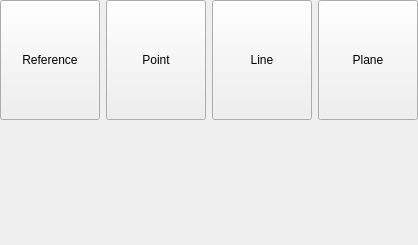
<?xml version="1.0" encoding="UTF-8"?>
<ui version="4.0">
 <class>qSlicerLORModelWidget</class>
 <widget class="qSlicerWidget" name="qSlicerLORModelWidget">
  <property name="geometry">
   <rect>
    <x>0</x>
    <y>0</y>
    <width>418</width>
    <height>245</height>
   </rect>
  </property>
  <property name="sizePolicy">
   <sizepolicy hsizetype="Expanding" vsizetype="Expanding">
    <horstretch>0</horstretch>
    <verstretch>0</verstretch>
   </sizepolicy>
  </property>
  <property name="windowTitle">
   <string>Form</string>
  </property>
  <layout class="QVBoxLayout" name="verticalLayout">
   <property name="margin">
    <number>0</number>
   </property>
   <item>
    <layout class="QHBoxLayout" name="ModelLayout">
     <item>
      <widget class="QPushButton" name="ReferenceButton">
       <property name="sizePolicy">
        <sizepolicy hsizetype="Expanding" vsizetype="Expanding">
         <horstretch>0</horstretch>
         <verstretch>0</verstretch>
        </sizepolicy>
       </property>
       <property name="text">
        <string>Reference</string>
       </property>
       <property name="checkable">
        <bool>true</bool>
       </property>
      </widget>
     </item>
     <item>
      <widget class="QPushButton" name="PointButton">
       <property name="sizePolicy">
        <sizepolicy hsizetype="Expanding" vsizetype="Expanding">
         <horstretch>0</horstretch>
         <verstretch>0</verstretch>
        </sizepolicy>
       </property>
       <property name="text">
        <string>Point</string>
       </property>
       <property name="checkable">
        <bool>true</bool>
       </property>
      </widget>
     </item>
     <item>
      <widget class="QPushButton" name="LineButton">
       <property name="sizePolicy">
        <sizepolicy hsizetype="Expanding" vsizetype="Expanding">
         <horstretch>0</horstretch>
         <verstretch>0</verstretch>
        </sizepolicy>
       </property>
       <property name="text">
        <string>Line</string>
       </property>
       <property name="checkable">
        <bool>true</bool>
       </property>
      </widget>
     </item>
     <item>
      <widget class="QPushButton" name="PlaneButton">
       <property name="sizePolicy">
        <sizepolicy hsizetype="Expanding" vsizetype="Expanding">
         <horstretch>0</horstretch>
         <verstretch>0</verstretch>
        </sizepolicy>
       </property>
       <property name="text">
        <string>Plane</string>
       </property>
       <property name="checkable">
        <bool>true</bool>
       </property>
      </widget>
     </item>
    </layout>
   </item>
   <item>
    <widget class="qMRMLNodeComboBox" name="ModelNodeComboBox">
     <property name="sizePolicy">
      <sizepolicy hsizetype="Expanding" vsizetype="Expanding">
       <horstretch>0</horstretch>
       <verstretch>0</verstretch>
      </sizepolicy>
     </property>
     <property name="nodeTypes">
      <stringlist>
       <string>vtkMRMLModelNode</string>
      </stringlist>
     </property>
     <property name="noneEnabled">
      <bool>true</bool>
     </property>
     <property name="addEnabled">
      <bool>false</bool>
     </property>
     <property name="removeEnabled">
      <bool>false</bool>
     </property>
    </widget>
   </item>
  </layout>
 </widget>
 <customwidgets>
  <customwidget>
   <class>qMRMLNodeComboBox</class>
   <extends>QWidget</extends>
   <header>qMRMLNodeComboBox.h</header>
  </customwidget>
  <customwidget>
   <class>qSlicerWidget</class>
   <extends>QWidget</extends>
   <header>qSlicerWidget.h</header>
   <container>1</container>
  </customwidget>
 </customwidgets>
 <resources/>
 <connections>
  <connection>
   <sender>qSlicerLORModelWidget</sender>
   <signal>mrmlSceneChanged(vtkMRMLScene*)</signal>
   <receiver>ModelNodeComboBox</receiver>
   <slot>setMRMLScene(vtkMRMLScene*)</slot>
   <hints>
    <hint type="sourcelabel">
     <x>208</x>
     <y>122</y>
    </hint>
    <hint type="destinationlabel">
     <x>208</x>
     <y>59</y>
    </hint>
   </hints>
  </connection>
 </connections>
</ui>
